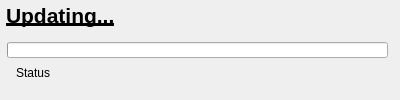
<?xml version="1.0" encoding="UTF-8"?>
<ui version="4.0">
 <class>UpdaterWindow</class>
 <widget class="QWidget" name="UpdaterWindow">
  <property name="geometry">
   <rect>
    <x>0</x>
    <y>0</y>
    <width>400</width>
    <height>100</height>
   </rect>
  </property>
  <property name="minimumSize">
   <size>
    <width>400</width>
    <height>100</height>
   </size>
  </property>
  <property name="maximumSize">
   <size>
    <width>400</width>
    <height>100</height>
   </size>
  </property>
  <property name="windowTitle">
   <string>Updater</string>
  </property>
  <widget class="QWidget" name="centralwidget" native="true">
   <property name="geometry">
    <rect>
     <x>0</x>
     <y>0</y>
     <width>404</width>
     <height>83</height>
    </rect>
   </property>
   <widget class="QLabel" name="title">
    <property name="geometry">
     <rect>
      <x>6</x>
      <y>0</y>
      <width>391</width>
      <height>31</height>
     </rect>
    </property>
    <property name="font">
     <font>
      <pointsize>16</pointsize>
      <weight>75</weight>
      <bold>true</bold>
      <underline>true</underline>
     </font>
    </property>
    <property name="text">
     <string>Updating...</string>
    </property>
   </widget>
   <widget class="QProgressBar" name="progressBar">
    <property name="geometry">
     <rect>
      <x>7</x>
      <y>42</y>
      <width>381</width>
      <height>16</height>
     </rect>
    </property>
    <property name="value">
     <number>0</number>
    </property>
    <property name="textVisible">
     <bool>false</bool>
    </property>
   </widget>
   <widget class="QLabel" name="status">
    <property name="geometry">
     <rect>
      <x>16</x>
      <y>62</y>
      <width>361</width>
      <height>21</height>
     </rect>
    </property>
    <property name="text">
     <string>Status</string>
    </property>
   </widget>
  </widget>
 </widget>
 <resources/>
 <connections/>
</ui>
